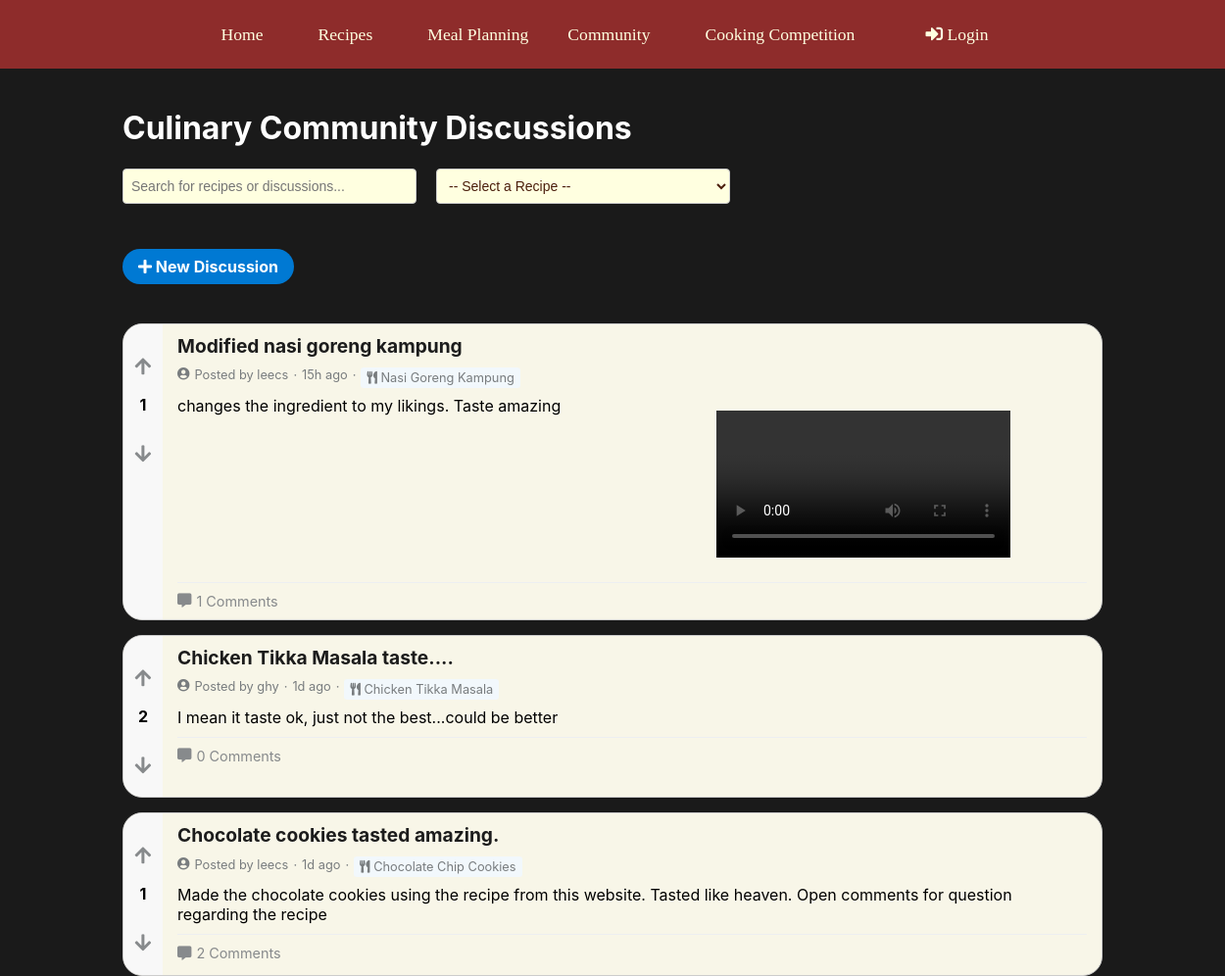
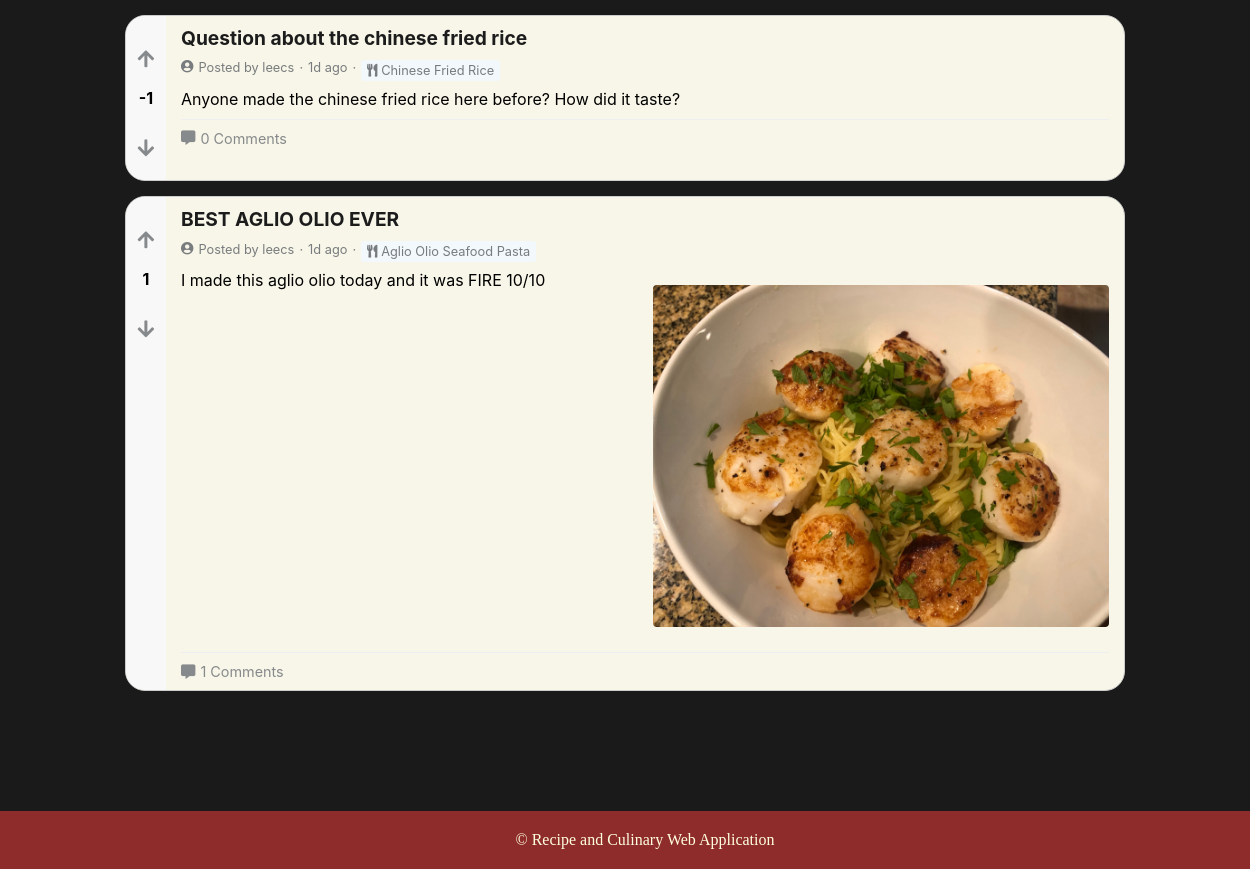
The app's page /community/discussions/list.php with its own data (2 pictures, top to bottom).
### tables this page shows
CREATE TABLE `discussions` (
  `discussion_id` int(11) NOT NULL,
  `user_id` int(11) NOT NULL,
  `recipe_id` int(11) DEFAULT NULL,
  `title` varchar(255) NOT NULL,
  `content` text NOT NULL,
  `media_path` varchar(255) DEFAULT NULL,
  `created_at` datetime NOT NULL DEFAULT current_timestamp(),
  `updated_at` datetime NOT NULL DEFAULT current_timestamp()
);

CREATE TABLE `users` (
  `user_id` int(11) NOT NULL,
  `username` varchar(50) NOT NULL,
  `email` varchar(100) NOT NULL,
  `password` varchar(255) NOT NULL,
  `role` varchar(255) NOT NULL DEFAULT 'user',
  `profile_image` varchar(255) DEFAULT NULL,
  `bio` text DEFAULT NULL,
  `created_at` timestamp NOT NULL DEFAULT current_timestamp()
);

CREATE TABLE `recipes` (
  `recipe_id` int(11) NOT NULL,
  `user_id` int(11) DEFAULT NULL,
  `title` varchar(255) NOT NULL,
  `ingredients` text NOT NULL,
  `instructions` text NOT NULL,
  `cuisine_type` varchar(100) DEFAULT NULL,
  `image_path` varchar(255) DEFAULT NULL
);

### community/discussions/list.php (the view, shortened to what this page needs)
<?php
require_once __DIR__ . '/../../database.php';
$searchTerm = isset($_GET['search']) ? trim($_GET['search']) : '';
$recipeId = isset($_GET['recipe_id']) ? (int)$_GET['recipe_id'] : null;
try {
    $sql = "
    SELECT d.discussion_id, d.title, d.content, d.media_path, d.created_at, d.user_id,
           u.username, u.profile_image,
           r.title AS recipe_title,
           COUNT(DISTINCT c.comment_id) AS comment_count,
           (SELECT COALESCE(SUM(vote_value), 0) FROM discussions_vote dv WHERE dv.discussion_id = d.discussion_id) AS votes
    FROM discussions d
    LEFT JOIN users u ON d.user_id = u.user_id
    LEFT JOIN recipes r ON d.recipe_id = r.recipe_id
    LEFT JOIN comments c ON d.discussion_id = c.discussion_id
    WHERE (r.title LIKE ? OR d.title LIKE ?)
    ";
    $sql .= " GROUP BY d.discussion_id, d.title, d.content, d.media_path, d.created_at, d.user_id, u.username, u.profile_image, r.title ORDER BY d.created_at DESC";
    $stmt = $conn->prepare($sql);
    $searchParam = '%' . $searchTerm . '%';
    if ($recipeId) {
        $stmt->bind_param('ssi', $searchParam, $searchParam, $recipeId);
    } else {
        $stmt->bind_param('ss', $searchParam, $searchParam);
    }
    $stmt->execute();
    $result = $stmt->get_result();
    $discussions = $result->fetch_all(MYSQLI_ASSOC);
} catch (Exception $e) {
    die("Database error: " . $e->getMessage());
}
function time_elapsed_string($datetime)
{
    $now = new DateTime;
    $ago = new DateTime($datetime);
    $diff = $now->diff($ago);
    if ($diff->y > 0) {
        return $diff->y . 'y ago';
    } elseif ($diff->m > 0) {
        return $diff->m . 'mo ago';
    } elseif ($diff->d > 0) {
        return $diff->d . 'd ago';
    } elseif ($diff->h > 0) {
        return $diff->h . 'h ago';
    } elseif ($diff->i > 0) {
        return $diff->i . 'm ago';
    } else {
        return 'just now';
    }
}
function get_media_type($media_path)
{
    if (empty($media_path)) return 'none';
    $extension = strtolower(pathinfo($media_path, PATHINFO_EXTENSION));
    $video_extensions = ['mp4', 'webm', 'ogg', 'mov'];
    $image_extensions = ['jpg', 'jpeg', 'png', 'gif', 'webp'];
    if (in_array($extension, $video_extensions)) {
        return 'video';
    } elseif (in_array($extension, $image_extensions)) {
        return 'image';
    } else {
        return 'other';
    }
}
include __DIR__ . '/../../header.php';
?>
<link rel="stylesheet" href="/recipe culinary/styles.css">
<link rel="stylesheet" href="https://cdnjs.cloudflare.com/ajax/libs/font-awesome/5.15.4/css/all.min.css">
<body class="list-page">
    <div class="rd-container">
        <div class="rd-community-heading">
            <h1>Culinary Community Discussions</h1>
        </div>
        <div class="rd-search-bar">
            <form method="GET" action="">
                <input type="text" name="search" placeholder="Search for recipes or discussions..." value="<?= htmlspecialchars($_GET['search'] ?? '') ?>" />
                <select name="recipe_id">
                    <option value="">-- Select a Recipe --</option>
                </select>
            </form>
            <a href="<?= $base_path ?>/community/discussions/create.php" class="rd-new-post-button">
                <i class="fas fa-plus"></i> New Discussion
            </a>
        </div>
        <?php if (count($discussions) > 0): ?>
            <div class="rd-post-feed">
                <?php foreach ($discussions as $discussion): ?>
                    <?php
                    $mediaType = get_media_type($discussion['media_path']);
                    $hasMedia = $mediaType !== 'none';
                    $media_url = $hasMedia ? $base_path . '/' . $discussion['media_path'] : '';
                    $user_vote = isset($_SESSION['user_id']) ? has_user_voted($discussion['discussion_id'], $_SESSION['user_id'], $conn) : 0;
                    ?>
                    <div class="rd-post-card">
                        <a href="view.php?id=<?= $discussion['discussion_id'] ?>" class="rd-post-link"></a>
                        <div class="rd-vote-column">
                            <button class="rd-vote-button upvote <?= $user_vote === 1 ? 'active' : '' ?>" data-discussion-id="<?= $discussion['discussion_id'] ?>" data-vote="1">
                                <i class="fas fa-arrow-up"></i>
                            </button>
                            <div class="rd-vote-score" id="score-<?= $discussion['discussion_id'] ?>"><?= $discussion['votes'] ?? 0 ?></div>
                            <button class="rd-vote-button downvote <?= $user_vote === -1 ? 'active' : '' ?>" data-discussion-id="<?= $discussion['discussion_id'] ?>" data-vote="-1">
                                <i class="fas fa-arrow-down"></i>
                            </button>
                        </div>
                        <div class="rd-post-content">
                            <div class="rd-post-header">
                                <h3 class="rd-post-title"><?= htmlspecialchars($discussion['title']) ?></h3>
                                <div class="rd-post-metadata">
                                    <?php if (!empty($discussion['profile_image'])): ?>
                                        <img src="<?= htmlspecialchars($discussion['profile_image']) ?>" alt="" class="rd-user-avatar">
                                    <?php else: ?>
                                        <i class="fas fa-user-circle"></i>
                                    <?php endif; ?>
                                    <span>Posted by <?= htmlspecialchars($discussion['username'] ?? 'Anonymous') ?></span>
                                    <span>·</span>
                                    <span><?= time_elapsed_string($discussion['created_at']) ?></span>
                                    <?php if ($discussion['recipe_title']): ?>
                                        <span>·</span>
                                        <span class="rd-recipe-related">
                                            <i class="fas fa-utensils"></i>
                                            <?= htmlspecialchars($discussion['recipe_title']) ?>
                                        </span>
                                    <?php endif; ?>
                                </div>
                            </div>
                            <div class="rd-post-body">
                                <div class="rd-post-text">
                                    <?= nl2br(htmlspecialchars(substr($discussion['content'], 0, 300))) ?>
                                </div>
                                <?php if ($hasMedia): ?>
                                    <div class="rd-post-media">
                                        <?php if ($mediaType === 'image'): ?>
                                            <img src="<?= $media_url ?>" alt="Discussion image">
                                        <?php elseif ($mediaType === 'video'): ?>
                                            <video controls>
                                                <source src="<?= $media_url ?>"
                                                    type="video/<?= pathinfo($discussion['media_path'], PATHINFO_EXTENSION) ?>">
                                            </video>
                                        <?php endif; ?>
                                    </div>
                                <?php endif; ?>
                            </div>
                            <div class="rd-post-actions">
                                <a href="view.php?id=<?= $discussion['discussion_id'] ?>" class="rd-post-action">
                                    <i class="fas fa-comment-alt"></i>
                                    <span><?= $discussion['comment_count'] ?> Comments</span>
                                </a>
                            </div>
                        </div>
                    </div>
                <?php endforeach; ?>
            </div>
        <?php else: ?>
            <div class="alert alert-info">
                No discussions found matching your search. Try a different keyword!
            </div>
        <?php endif; ?>
    </div>
</body>
<?php include __DIR__ . '/../../footer.php'; ?>

### styles.css (style rules this page uses)
html, body { height: 100%; margin: 0; padding: 0; font-family: 'Times New Roman', Times, serif; background-position: center; background-repeat: no-repeat; display: block; flex-direction: column; }
form { display: grid; grid-template-columns: 1fr 1fr; grid-gap: 20px; }
input[type="text"], textarea, select, input[type="file"] { width: 100%; padding: 10px; border: none; border-radius: 8px; background-color: lightyellow; color: #4B1E0C; font-size: 14px; }
button { background-color: #8E2C2B; color: lightyellow; border: none; padding: 15px; font-size: 16px; border-radius: 10px; cursor: pointer; grid-column: 1 / span 2; margin-top: 10px; font-family: 'Times New Roman', Times, serif; }
body.list-page { background-color: #1a1a1a; color: #ffffff; min-height: 100vh; margin: 0; }
.rd-container { max-width: 100%; width: 100%; margin: 0 auto; padding: 20px; font-family: -apple-system, BlinkMacSystemFont, 'Segoe UI', Roboto, Oxygen, Ubuntu, Cantarell, sans-serif; display: block; flex: 1; }
.rd-post-feed { display: flex; flex-direction: column; gap: 15px; }
.rd-post-content { flex: 1; padding: 10px 15px; display: flex; flex-direction: column; }
.rd-post-header { margin-bottom: 8px; }
.rd-post-title { font-size: 1.2rem; margin: 0 0 5px 0; color: #1c1c1c; }
.rd-post-metadata { font-size: 0.8rem; color: #787c7e; display: flex; align-items: center; gap: 5px; flex-wrap: wrap; }
.rd-post-body { display: flex; gap: 15px; }
.rd-post-text { flex: 1; }
.rd-post-actions { display: flex; padding-top: 10px; border-top: 1px solid #edeff1; margin-top: 10px; gap: 15px; }
.rd-post-action { display: flex; align-items: center; gap: 5px; color: #878a8c; font-size: 0.9rem; text-decoration: none; }
.rd-new-post-button { display: inline-block; background-color: #0079d3; color: white; padding: 8px 16px; border-radius: 9999px; font-weight: bold; text-decoration: none; margin-bottom: 20px; transition: background-color 0.2s; }
.rd-community-heading { margin-bottom: 20px; }
.rd-recipe-related { font-size: 0.8rem; margin-top: 5px; padding: 3px 6px; background-color: #f2f8fc; border-radius: 3px; display: inline-block; }

### records on screen
discussions: votes "1", title "Modified nasi goreng kampung", user.username "leecs", created_at "15h ago", recipe.title "Nasi Goreng Kampung", content "changes the ingredient to my likings. Taste amazing", comment_count "1"
discussions: votes "2", title "Chicken Tikka Masala taste....", user.username "ghy", created_at "1d ago", recipe.title "Chicken Tikka Masala", content "I mean it taste ok, just not the best...could be better", comment_count "0"
discussions: votes "1", title "Chocolate cookies tasted amazing.", user.username "leecs", created_at "1d ago", recipe.title "Chocolate Chip Cookies", content "Made the chocolate cookies using the recipe from this website. Tasted like heaven. Open comments for question regarding the recipe", comment_count "2"
discussions: votes "-1", title "Question about the chinese fried rice", user.username "leecs", created_at "1d ago", recipe.title "Chinese Fried Rice", content "Anyone made the chinese fried rice here before? How did it taste?", comment_count "0"
discussions: votes "1", title "BEST AGLIO OLIO EVER", user.username "leecs", created_at "1d ago", recipe.title "Aglio Olio Seafood Pasta", content "I made this aglio olio today and it was FIRE 10/10", media_path (picture), comment_count "1"
